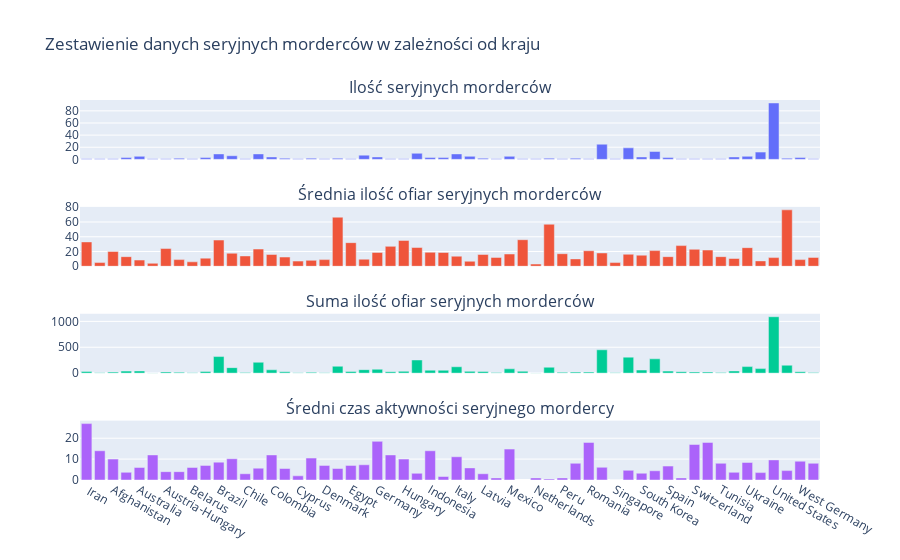

Here is the notebook cell this chart was saved with:
### Code cell
# plot
# data
x_countries = serial_killers_by_country['country']
y_number_of_killers = serial_killers_by_country['number_of_serial_killers']
y_proven_victims_mean = serial_killers_by_country['proven_victims_mean']
y_proven_victims_sum = serial_killers_by_country['proven_victims_sum']
y_time_of_active_mean = serial_killers_by_country['time_of_active_mean']
# show
fig = go.Figure()
fig = subplots.make_subplots(rows = 4, cols = 1, subplot_titles = ['Ilość seryjnych morderców', 'Średnia ilość ofiar seryjnych morderców', 'Suma ilość ofiar seryjnych morderców', 'Średni czas aktywności seryjnego mordercy'], shared_xaxes = True)
fig.add_trace(go.Bar(x = x_countries, y = y_number_of_killers), 1, 1)
fig.add_trace(go.Bar(x = x_countries, y = y_proven_victims_mean), 2, 1)
fig.add_trace(go.Bar(x = x_countries, y = y_proven_victims_sum), 3, 1)
fig.add_trace(go.Bar(x = x_countries, y = y_time_of_active_mean), 4, 1)
fig.update_layout(title='Zestawienie danych seryjnych morderców w zależności od kraju', showlegend = False)
iplot(fig)

### Figure 1 — Plotly figure (JSON) as saved in the notebook; plotly's stock layout.template omitted (floating-point values rounded to 4 significant figures)
{"data": [{"type": "bar", "x": [" Iran", " Portuguese Angola", "Afghanistan", "Argentina", "Australia", "Austria", "Austria-Hungary", "Bangladesh", "Belarus", "Belgium", "Brazil", "Canada", "Chile", "China", "Colombia", "Costa Rica", "Cyprus", "Czechoslovakia", "Denmark", "Ecuador", "Egypt", "France", "Germany", "Greece", "Hungary", "India", "Indonesia", "Iran", "Italy", "Japan", "Latvia", "Malaysia", "Mexico", "Morocco", "Netherlands", "Pakistan", "Peru", "Poland", "Romania", "Russia", "Singapore", "South Africa", "South Korea", "Soviet Union", "Spain", "Swaziland", "Switzerland", "Tajikistan", "Tunisia", "Turkey", "Ukraine", "United Kingdom", "United States", "Venezuela", "West Germany", "Yemen"], "xaxis": "x", "y": [1, 1, 1, 3, 5, 1, 1, 2, 1, 3, 9, 6, 1, 9, 4, 2, 1, 2, 1, 2, 1, 7, 4, 1, 1, 10, 3, 3, 9, 5, 2, 1, 5, 1, 1, 2, 1, 2, 1, 25, 1, 19, 4, 13, 3, 1, 1, 1, 1, 4, 5, 12, 93, 2, 3, 1], "yaxis": "y"}, {"type": "bar", "x": [" Iran", " Portuguese Angola", "Afghanistan", "Argentina", "Australia", "Austria", "Austria-Hungary", "Bangladesh", "Belarus", "Belgium", "Brazil", "Canada", "Chile", "China", "Colombia", "Costa Rica", "Cyprus", "Czechoslovakia", "Denmark", "Ecuador", "Egypt", "France", "Germany", "Greece", "Hungary", "India", "Indonesia", "Iran", "Italy", "Japan", "Latvia", "Malaysia", "Mexico", "Morocco", "Netherlands", "Pakistan", "Peru", "Poland", "Romania", "Russia", "Singapore", "South Africa", "South Korea", "Soviet Union", "Spain", "Swaziland", "Switzerland", "Tajikistan", "Tunisia", "Turkey", "Ukraine", "United Kingdom", "United States", "Venezuela", "West Germany", "Yemen"], "xaxis": "x2", "y": [33, 5, 20, 13, 8.4, 4, 24, 9, 6, 11, 35.56, 17.67, 14, 23.33, 16, 12.5, 7, 8, 9, 66.5, 32, 9.571, 18.75, 27, 35, 25.4, 19, 18.67, 13.67, 6.8, 16, 12, 16.6, 36, 3, 57, 17, 10, 21, 18.04, 5, 16.26, 15, 21.23, 13, 28, 23, 22, 13, 10.5, 25.2, 7.25, 11.72, 76.5, 9, 12], "yaxis": "y2"}, {"type": "bar", "x": [" Iran", " Portuguese Angola", "Afghanistan", "Argentina", "Australia", "Austria", "Austria-Hungary", "Bangladesh", "Belarus", "Belgium", "Brazil", "Canada", "Chile", "China", "Colombia", "Costa Rica", "Cyprus", "Czechoslovakia", "Denmark", "Ecuador", "Egypt", "France", "Germany", "Greece", "Hungary", "India", "Indonesia", "Iran", "Italy", "Japan", "Latvia", "Malaysia", "Mexico", "Morocco", "Netherlands", "Pakistan", "Peru", "Poland", "Romania", "Russia", "Singapore", "South Africa", "South Korea", "Soviet Union", "Spain", "Swaziland", "Switzerland", "Tajikistan", "Tunisia", "Turkey", "Ukraine", "United Kingdom", "United States", "Venezuela", "West Germany", "Yemen"], "xaxis": "x3", "y": [33, 5, 20, 39, 42, 4, 24, 18, 6, 33, 320, 106, 14, 210, 64, 25, 7, 16, 9, 133, 32, 67, 75, 27, 35, 254, 57, 56, 123, 34, 32, 12, 83, 36, 3, 114, 17, 20, 21, 451, 5, 309, 60, 276, 39, 28, 23, 22, 13, 42, 126, 87, 1090, 153, 27, 12], "yaxis": "y3"}, {"type": "bar", "x": [" Iran", " Portuguese Angola", "Afghanistan", "Argentina", "Australia", "Austria", "Austria-Hungary", "Bangladesh", "Belarus", "Belgium", "Brazil", "Canada", "Chile", "China", "Colombia", "Costa Rica", "Cyprus", "Czechoslovakia", "Denmark", "Ecuador", "Egypt", "France", "Germany", "Greece", "Hungary", "India", "Indonesia", "Iran", "Italy", "Japan", "Latvia", "Malaysia", "Mexico", "Morocco", "Netherlands", "Pakistan", "Peru", "Poland", "Romania", "Russia", "Singapore", "South Africa", "South Korea", "Soviet Union", "Spain", "Swaziland", "Switzerland", "Tajikistan", "Tunisia", "Turkey", "Ukraine", "United Kingdom", "United States", "Venezuela", "West Germany", "Yemen"], "xaxis": "x4", "y": [27, 14, 10, 3.667, 6, 12, 4, 4, 6, 7, 8.556, 10.17, 3, 5.667, 12, 5.5, 2, 10.5, 7, 5.5, 7, 7.286, 18.5, 12, 10, 3.2, 14, 1.667, 11.12, 5.8, 3, 1, 14.8, null, 1, 0.5, 1, 8, 18, 6.08, 0, 4.632, 3.25, 4.417, 6.667, 1, 17, 18, 8, 3.667, 8.4, 3.545, 9.624, 4.5, 9, 8], "yaxis": "y4"}], "layout": {"annotations": [{"font": {"size": 16}, "showarrow": false, "text": "Ilość seryjnych morderców", "x": 0.5, "xanchor": "center", "xref": "paper", "y": 1, "yanchor": "bottom", "yref": "paper"}, {"font": {"size": 16}, "showarrow": false, "text": "Średnia ilość ofiar seryjnych morderców", "x": 0.5, "xanchor": "center", "xref": "paper", "y": 0.7188, "yanchor": "bottom", "yref": "paper"}, {"font": {"size": 16}, "showarrow": false, "text": "Suma ilość ofiar seryjnych morderców", "x": 0.5, "xanchor": "center", "xref": "paper", "y": 0.4375, "yanchor": "bottom", "yref": "paper"}, {"font": {"size": 16}, "showarrow": false, "text": "Średni czas aktywności seryjnego mordercy", "x": 0.5, "xanchor": "center", "xref": "paper", "y": 0.1562, "yanchor": "bottom", "yref": "paper"}], "showlegend": false, "title": {"text": "Zestawienie danych seryjnych morderców w zależności od kraju"}, "xaxis": {"anchor": "y", "domain": [0, 1], "matches": "x4", "showticklabels": false}, "xaxis2": {"anchor": "y2", "domain": [0, 1], "matches": "x4", "showticklabels": false}, "xaxis3": {"anchor": "y3", "domain": [0, 1], "matches": "x4", "showticklabels": false}, "xaxis4": {"anchor": "y4", "domain": [0, 1]}, "yaxis": {"anchor": "x", "domain": [0.8438, 1]}, "yaxis2": {"anchor": "x2", "domain": [0.5625, 0.7188]}, "yaxis3": {"anchor": "x3", "domain": [0.2812, 0.4375]}, "yaxis4": {"anchor": "x4", "domain": [0, 0.1562]}}}
